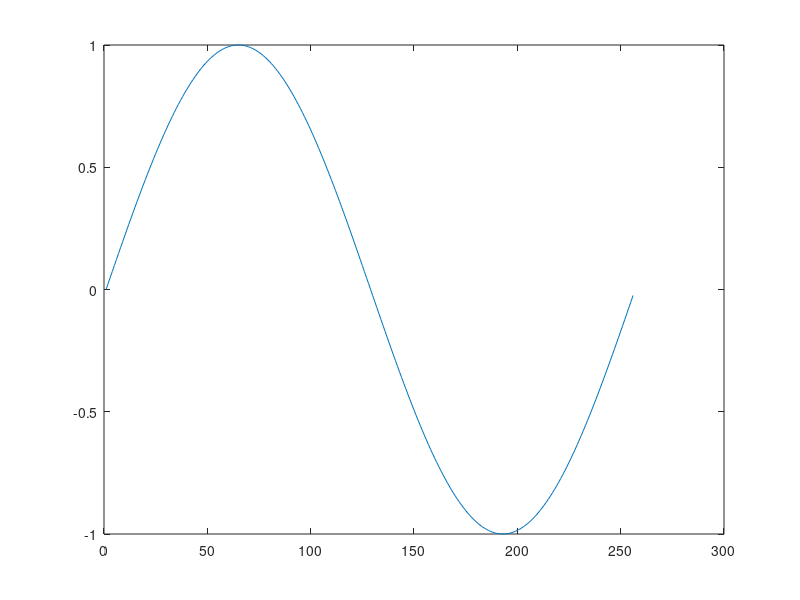
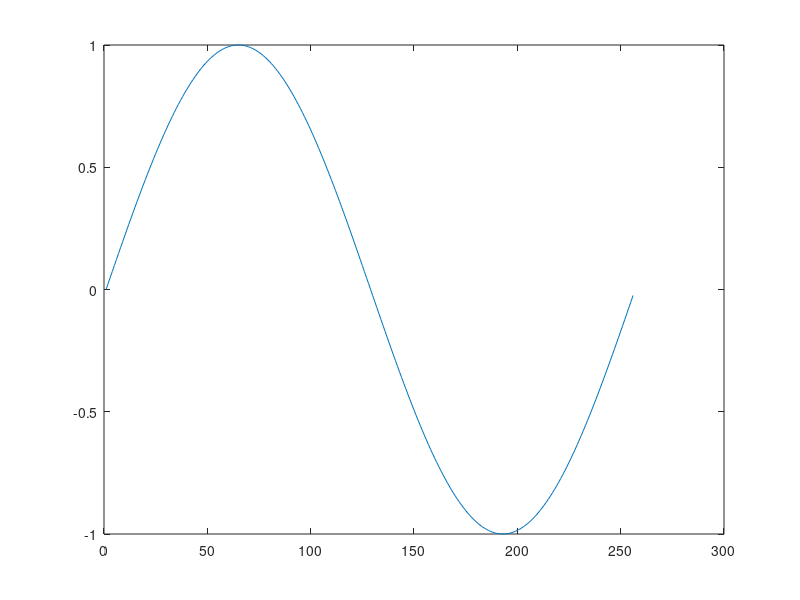

MATLAB code to generate these figures, in order:
cnt1_max=255;
cnt2_max=255;

sin1_phase=((0:cnt1_max)*2*pi)/(cnt1_max+1);
sin1_vec=sin(sin1_phase);
figure;plot(sin1_vec);


sin2_phase=((0:cnt2_max)*2*pi)/(cnt2_max+1);
sin2_vec=sin(sin2_phase);
figure;plot(sin2_vec);